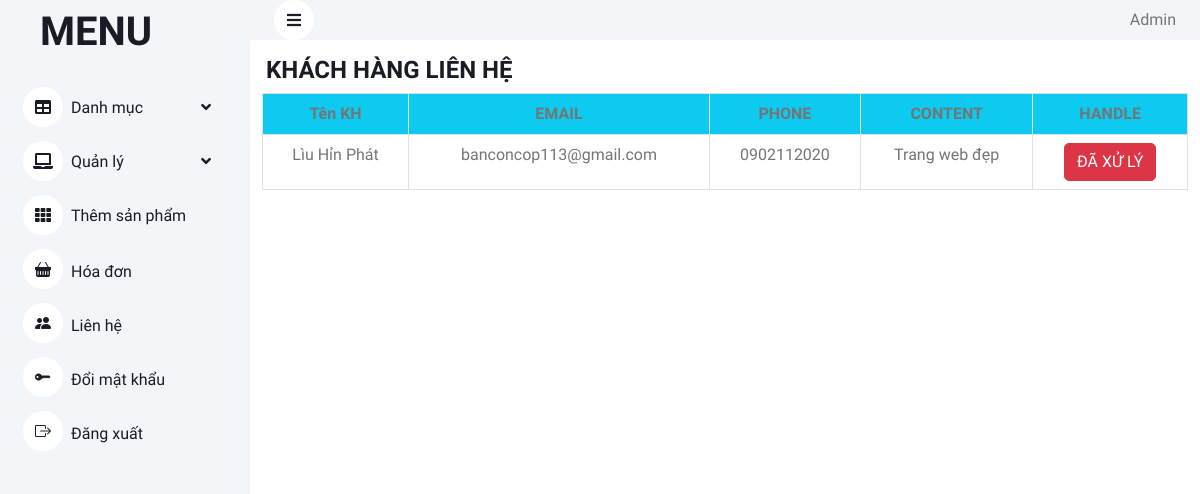
Page /index.php?action=lienhe (signed in) on the committed database.
### tables this page shows
CREATE TABLE `lienhekh` (
  `id` int(30) NOT NULL,
  `ten` varchar(255) NOT NULL,
  `email` varchar(255) NOT NULL,
  `sdt` varchar(255) NOT NULL,
  `noidung` varchar(255) NOT NULL
);

### Model/connect.php (called while the page is built, shortened)
<?php
class connect
{
	var $db=null;
	public function __construct()
	{
		$dsn='mysql:host=localhost;dbname=shopbalo';
		$user='root';
		$pass='';
		$this->db=new PDO($dsn,$user,$pass,array(PDO::MYSQL_ATTR_INIT_COMMAND=>"SET NAMES utf8"));
	}
	public function getList($select)
	{
		$results=$this->db->query($select);
		return($results);
	}
}
?>

### Model/khachhang.php (called while the page is built, shortened)
<?php
   class khachhang {
      function lienhe() {
         $db = new connect();
         $select = "SELECT * FROM lienhekh";
         $result = $db->getList($select);
         return $result;
      }
   }

### View/lienhe.php (the view, shortened to what this page needs)
<div class="container">
   <div class="row mt-3">
      <div class="col-lg-12">
         <h4 class="mx-1">KHÁCH HÀNG LIÊN HỆ</h4>
         <table class="table table-bordered">
            <thead>
               <tr class="text-center bg-info">
                  <th>Tên KH</th>
                  <th>EMAIL</th>
                  <th>PHONE</th>
                  <th>CONTENT</th>
                  <th>HANDLE</th>
               </tr>
            </thead>
            <tbody>
               <?php
                  $kh = new khachhang();
                  $kq = $kh->lienhe();
                  while($set = $kq->fetch()) {
               ?>
               <tr class="text-center">
                  <td>
                     <?php echo $set['ten']?>
                  </td>
                  <td>
                     <?php echo $set['email']?>
                  </td>
                  <td>
                     <?php echo $set['sdt']?>
                  </td>
                  <td>
                     <?php echo $set['noidung']?>
                  </td>
                  <td>
                     <form method="POST" action="index.php?action=lienhe&act=xuly">
                        <button type="submit" name="xuly_action" class="btn btn-danger">ĐÃ XỬ LÝ</button>
                     </form>
                  </td>
               </tr>
               <?php }?>
            </tbody>
         </table>
      </div>
   </div>
</div>

### Content/css/style.css (style rules this page uses)
:root { --primary: #009CFF; --light: #F3F6F9; --dark: #191C24; }
.btn { transition: .5s; }

### rows in the picture
lienhekh: ten "Lìu Hỉn Phát", email "banconcop113@gmail.com", sdt "0902112020", noidung "Trang web đẹp"
